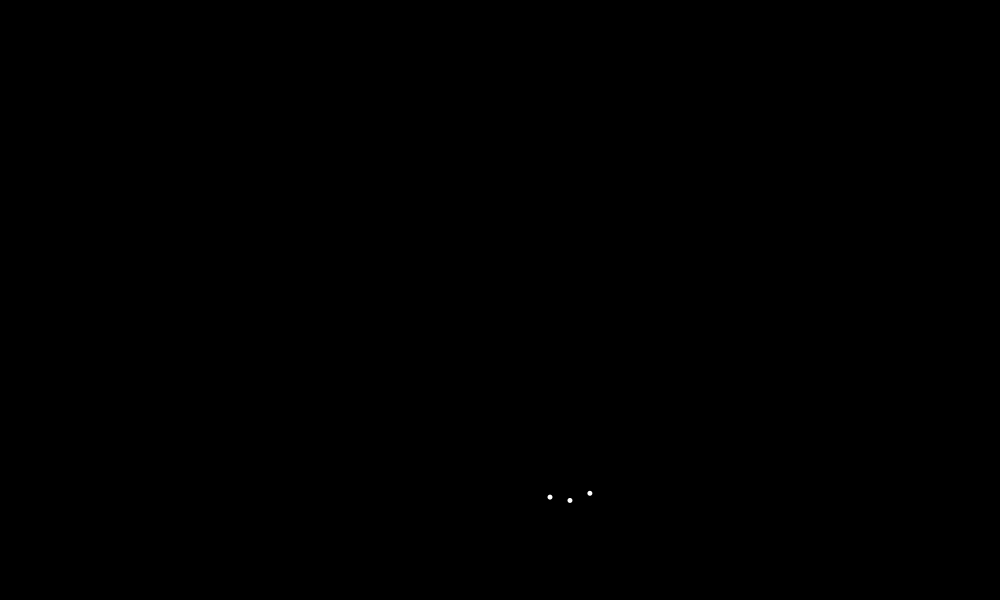
Frame 1 (no input)
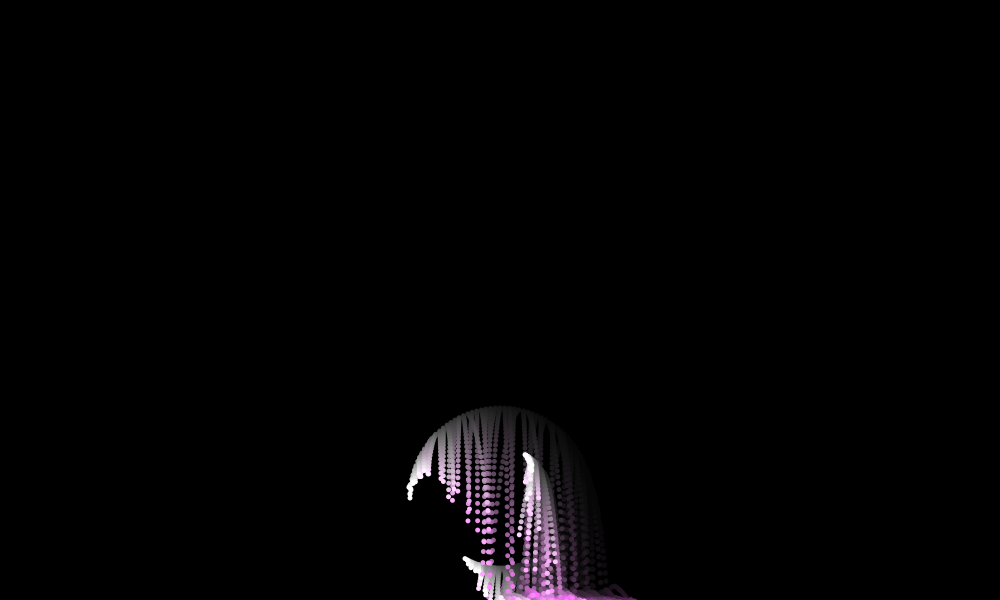
Frame 60 (the mouse pressed at the canvas centre just before this capture)
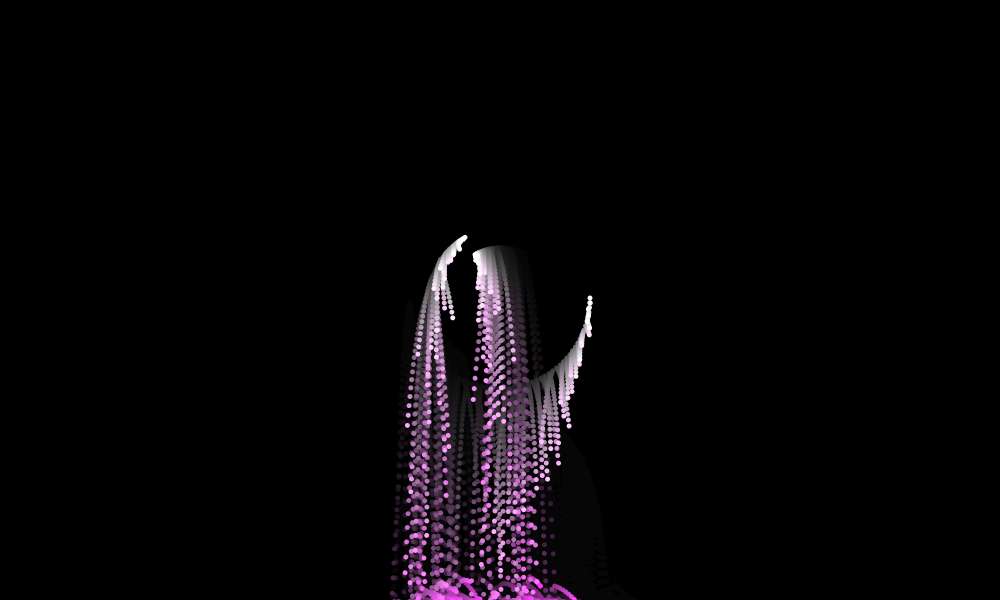
Frame 120 (the mouse held since frame 60 and released just before this capture)

The Processing sketch that drew these frames (run headless with seeded random() and noise(); from frame 60 on, the mouse is pressed at the canvas centre):

// Processing sketch: processing_135870
// ── processing_135870.pde

ArrayList ballCollection;
ArrayList ballCollection2;
ArrayList ballCollection3;

void setup() {
size(1000,600);
smooth();
background(0);
frameRate(60);

mouseX = width/2; mouseY = 500;

ballCollection = new ArrayList();
ballCollection2 = new ArrayList();
ballCollection3 = new ArrayList();
}

int value = 88;

float b_radius = 90;
float b_angle = 0;
float b_x = cos(b_angle*PI/180)*b_radius;
float b_y = sin(b_angle*PI/180)*b_radius;

float a_radius = 70;
float a_angle = 0;
float a_x = cos(a_angle*PI/180)*b_radius;
float a_y = sin(a_angle*PI/180)*b_radius;

float c_radius = 50;
float c_angle = 0;
float c_x = cos(c_angle*PI/280)*c_radius;
float c_y = sin(c_angle*PI/180)*c_radius;

//void update();

void draw() {
  

b_angle = b_angle - 3;
float b_x = cos(b_angle*PI/180)*b_radius;
float b_y = sin(b_angle*PI/180)*b_radius;

c_angle = c_angle - 1;
float c_x = cos(c_angle*PI/180)*c_radius;
float c_y = sin(c_angle*PI/180)*c_radius;




a_angle = a_angle + 2;
float a_x = cos(a_angle*PI/180)*a_radius;
float a_y = sin(a_angle*PI/180)*a_radius;

  
fill(0,0,0,20);
rect(-1,-1,1001,601);
translate(0,-2);


Ball myBall = new Ball(mouseX+b_x, mouseY+b_y);
ballCollection.add(myBall);

Ball myBall2 = new Ball(mouseX+a_x, mouseY+a_y);
ballCollection2.add(myBall2);

Ball myBall3 = new Ball(mouseX+c_x, mouseY+c_y);
ballCollection3.add(myBall3);


for(int i = 0; i < ballCollection2.size(); i++){
Ball mb = (Ball) ballCollection2.get (i);
mb.run();
}

for(int i = 0; i < ballCollection.size(); i++){
Ball mb = (Ball) ballCollection.get (i);
mb.run();
}
for(int i = 0; i < ballCollection3.size(); i++){
Ball mb = (Ball) ballCollection3.get (i);
mb.run();
}

}
class Ball{
float x = 0;
float y = 0;
float p = 0;
float m = map(mouseX, 0,width,-7 + random(-2),7 + random(2));
float highP = 5;
float speedX = m;
float speedY = 0;
float lifespan;
float z = 0;


Ball(float _x, float _y){

x = _x;
y = _y;
lifespan = random (130,150);

}

void run(){
  update();
display();
move();
bounce();
gravity();
}

void update()
{
  lifespan -= 2.0;
  speedY = random(speedY * 1.03,1.5);
}

void gravity(){
speedY += 0.2;
}

void bounce(){
 

if(y > height) {
speedY = speedY*-1;
speedX = random(1.5,3);
}

}

void move(){

  x += speedX;
y += speedY;
}

void display(){
 noStroke();
 fill(mouseX,lifespan*2,mouseY);
ellipse (x,y,5,5);
}
}
